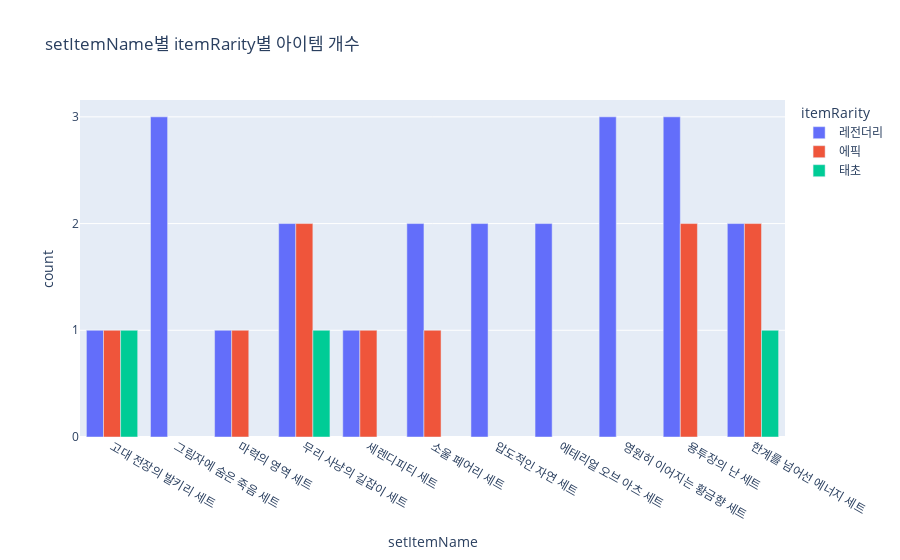

The notebook cell saved with this chart:
### Code cell
# setItemName별 itemRarity별 아이템 개수
drop_duplicated_count_by_set_rarity = drop_duplicated_item.groupby(['setItemName','itemRarity']).size().reset_index(name='count')

fig = px.bar(
    drop_duplicated_count_by_set_rarity,
    x='setItemName',
    y='count',
    color='itemRarity',
    barmode='group',
    title='setItemName별 itemRarity별 아이템 개수'
)
fig.update_yaxes(tickformat=",d", dtick=1)
fig.show()

### Figure 1 — Plotly figure (JSON) as saved in the notebook; plotly's stock layout.template omitted (floating-point values rounded to 4 significant figures)
{"data": [{"alignmentgroup": "True", "hovertemplate": "itemRarity=레전더리<br>setItemName=%{x}<br>count=%{y}<extra></extra>", "legendgroup": "레전더리", "marker": {"color": "#636efa", "pattern": {"shape": ""}}, "name": "레전더리", "offsetgroup": "레전더리", "orientation": "v", "showlegend": true, "textposition": "auto", "type": "bar", "x": ["고대 전장의 발키리 세트", "그림자에 숨은 죽음 세트", "마력의 영역 세트", "무리 사냥의 길잡이 세트", "세렌디피티 세트", "소울 페어리 세트", "압도적인 자연 세트", "에테리얼 오브 아츠 세트", "영원히 이어지는 황금향 세트", "용투장의 난 세트", "한계를 넘어선 에너지 세트"], "xaxis": "x", "y": [1, 3, 1, 2, 1, 2, 2, 2, 3, 3, 2], "yaxis": "y"}, {"alignmentgroup": "True", "hovertemplate": "itemRarity=에픽<br>setItemName=%{x}<br>count=%{y}<extra></extra>", "legendgroup": "에픽", "marker": {"color": "#EF553B", "pattern": {"shape": ""}}, "name": "에픽", "offsetgroup": "에픽", "orientation": "v", "showlegend": true, "textposition": "auto", "type": "bar", "x": ["고대 전장의 발키리 세트", "마력의 영역 세트", "무리 사냥의 길잡이 세트", "세렌디피티 세트", "소울 페어리 세트", "용투장의 난 세트", "한계를 넘어선 에너지 세트"], "xaxis": "x", "y": [1, 1, 2, 1, 1, 2, 2], "yaxis": "y"}, {"alignmentgroup": "True", "hovertemplate": "itemRarity=태초<br>setItemName=%{x}<br>count=%{y}<extra></extra>", "legendgroup": "태초", "marker": {"color": "#00cc96", "pattern": {"shape": ""}}, "name": "태초", "offsetgroup": "태초", "orientation": "v", "showlegend": true, "textposition": "auto", "type": "bar", "x": ["고대 전장의 발키리 세트", "무리 사냥의 길잡이 세트", "한계를 넘어선 에너지 세트"], "xaxis": "x", "y": [1, 1, 1], "yaxis": "y"}], "layout": {"barmode": "group", "legend": {"title": {"text": "itemRarity"}, "tracegroupgap": 0}, "title": {"text": "setItemName별 itemRarity별 아이템 개수"}, "xaxis": {"anchor": "y", "domain": [0, 1], "title": {"text": "setItemName"}}, "yaxis": {"anchor": "x", "domain": [0, 1], "dtick": 1, "tickformat": ",d", "title": {"text": "count"}}}}
